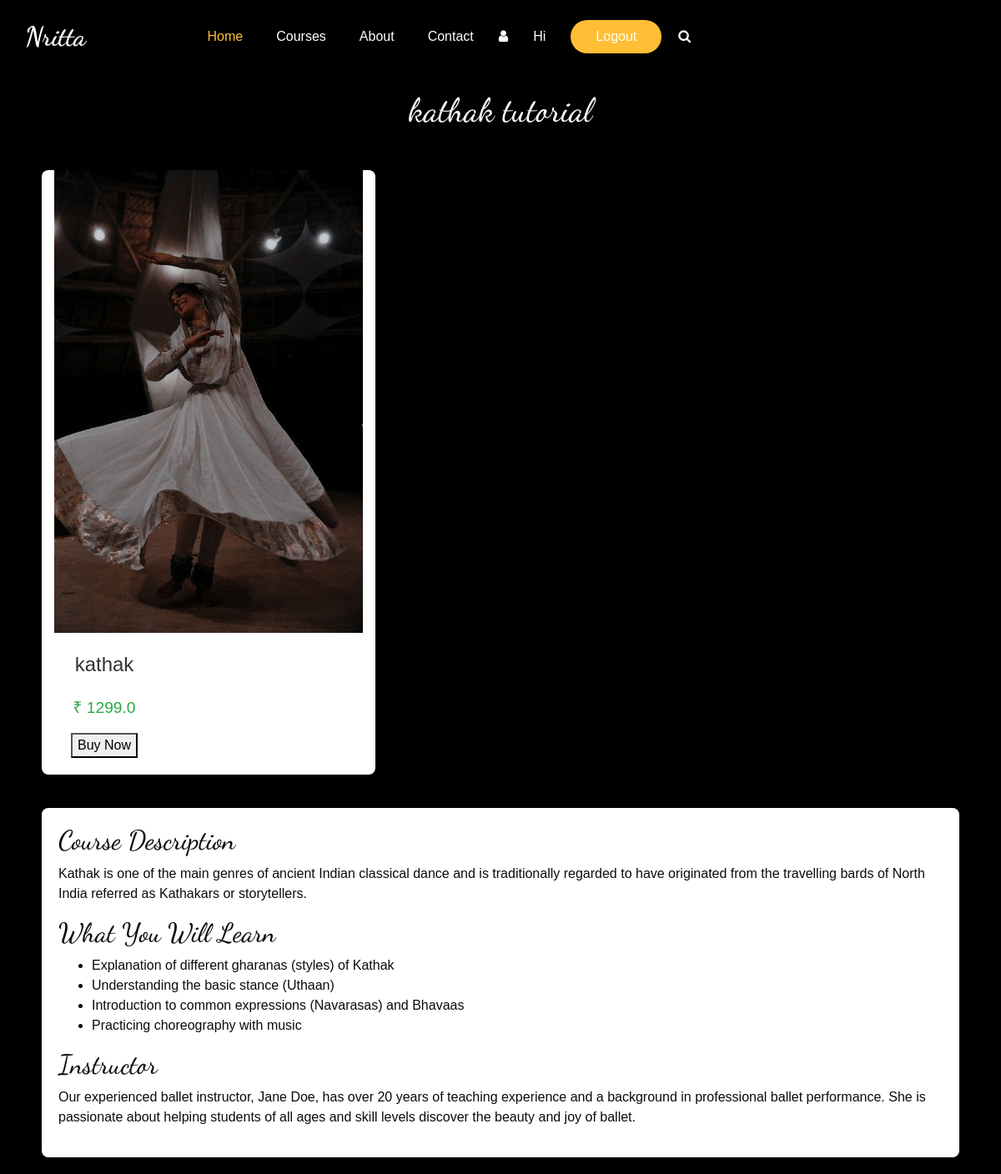
Screenshot of /buycourse/1/ (signed in) with the database file from the repository.
### Homeapp/models.py (models this page shows, shortened)
class DanceForms(models.Model):
    name = models.CharField(max_length=30)
    img = models.ImageField(upload_to="images")
    description = models.TextField()
    outcomes = models.TextField(null=True)
    duration = models.PositiveIntegerField()
    fees = models.FloatField()
    date = models.DateField(auto_now_add=True)

### Homeapp/views.py (the view)
# urls.py: path('buycourse/<int:d>/', views.buy_course, name="bc"),
@login_required(login_url='login')
def buy_course(request, d):
    cs = DanceForms.objects.get(id=d)
    return render(request, 'buy_course.html', {'b': cs})

### Homeapp/templatetags/custom_filters.py (called while the page is built)
@register.filter()
def split_lines(value):
    if value is None:
        return []
    n = value.split('@n')
    for i in range(len(n)):
        w = n[i].split()
        w[0] = w[0].title()
        s = ' '.join(w)
        n[i] = s
    return n

### templates/buy_course.html (shortened to what this page needs)
{% extends 'base.html' %}
{% load static %}
{% block headerandslider %}
{% include 'navbar.html' %}
    <header>
        <h1 style="text-align: center; padding: 20px 0; color: #fff;">{{b.name}} tutorial</h1>
    </header>
    <div class="container">
        <div class="course-card container text-center">
            <img src="{{b.img.url}}" alt="Course Image">
            <div class="course-content">
                <div class="course-title">{{b.name}}</div>
                <div class="course-price">₹ {{b.fees}}</div>
                <a href="#" >
                    <button type="button">Buy Now</button>
                </a>
            </div>
        </div>
        <div class="course-details">
            <h2>Course Description</h2>
            <p>{{b.description}}</p>
            <h2>What You Will Learn</h2>
            <ul>
                {% load custom_filters %}
                {% for line in b.outcomes|split_lines %}
                <li>{{line}}</li>
                {% endfor %}
            </ul>
            <h2>Instructor</h2>
            <p>Our experienced ballet instructor, Jane Doe, has over 20 years of teaching experience and a background in professional ballet performance. She is passionate about helping students of all ages and skill levels discover the beauty and joy of ballet.</p>
        </div>
    </div>
{% endblock %}

### static/css/style.css (style rules this page uses)
body { font-family: "Open Sans", sans-serif; color: #0c0c0c; background-color: #fff; overflow-x: hidden; }
h1, h2 { font-family: 'Dancing Script', cursive; }
a, a:hover, a:focus { text-decoration: none; }

### static/css/responsive.css (style rules this page uses)
@media (min-width: 1200px) { .container { max-width: 1170px; } }

### templates/buy_course.html (style rules this page uses)
body { font-family: Arial, sans-serif; margin: 0; padding: 0; background-color: #000; }
.container { width: 100%;  padding: 20px 0; display: flex; flex-wrap: wrap; justify-content: space-between; }
.course-card { background-color: #fff; border-radius: 8px; box-shadow: 0 4px 8px rgba(0, 0, 0, 0.1); width: 100%; max-width: 400px; margin: 20px; overflow: hidden; transition: transform 0.2s; }
.course-card img { width: 100%; height: auto; }
.course-content { padding: 20px; }
.course-title { font-size: 1.5em; margin-bottom: 10px; color: #333; }
.course-price { font-size: 1.2em; margin-bottom: 15px; color: #28a745; }
.course-details { flex-grow: 1; margin: 20px; padding: 20px; background-color: #fff; border-radius: 8px; box-shadow: 0 4px 8px rgba(0, 0, 0, 0.1); }

### rows the page displays
DanceForms: name "kathak", img (picture), fees "1299.0", description "Kathak is one of the main genres of ancient Indian classical dance and is traditionally regarded to have originated from the travelling bards of North India referred as Kathakars or storytellers."

### other values shown
{{ line }} "Explanation of different gharanas (styles) of Kathak" "Understanding the basic stance (Uthaan)" "Introduction to common expressions (Navarasas) and Bhavaas" "Practicing choreography with music"
